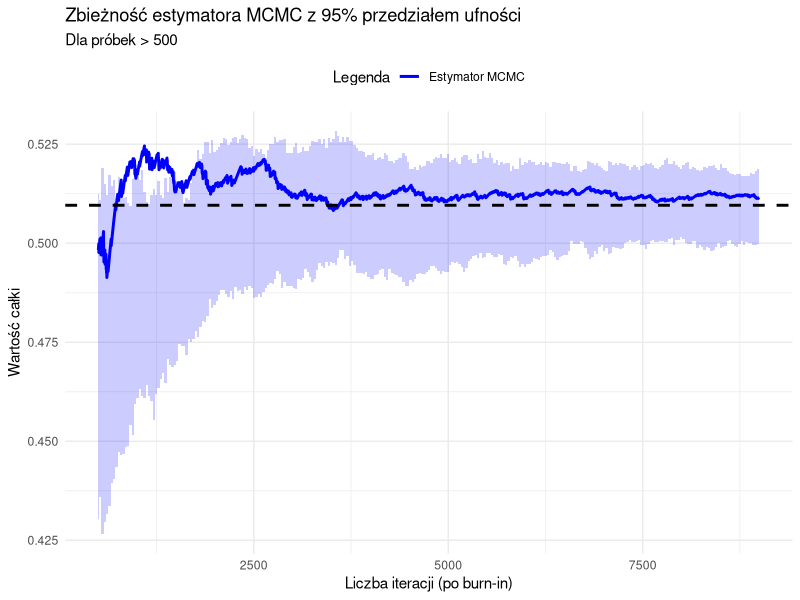
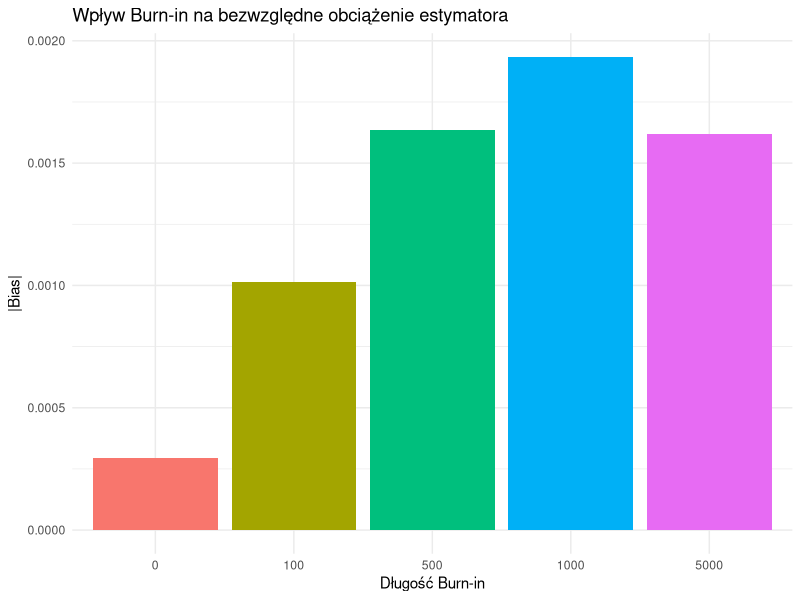
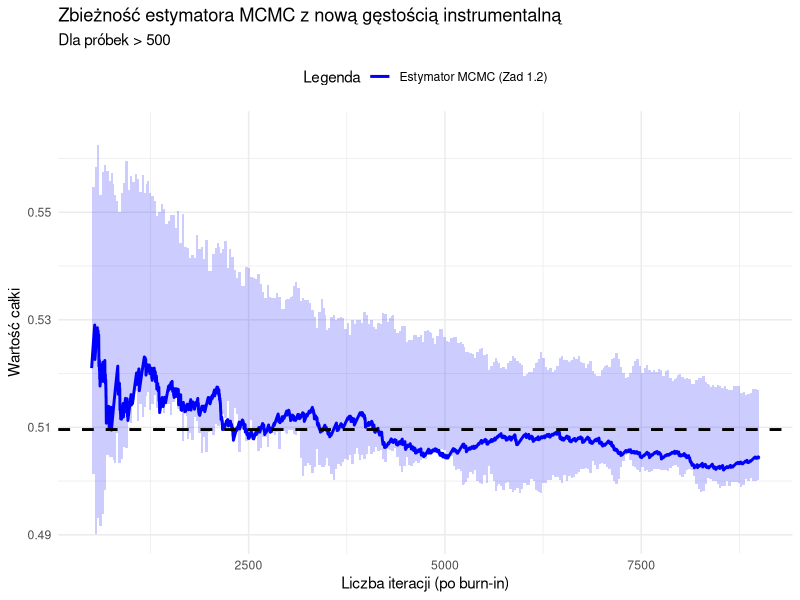
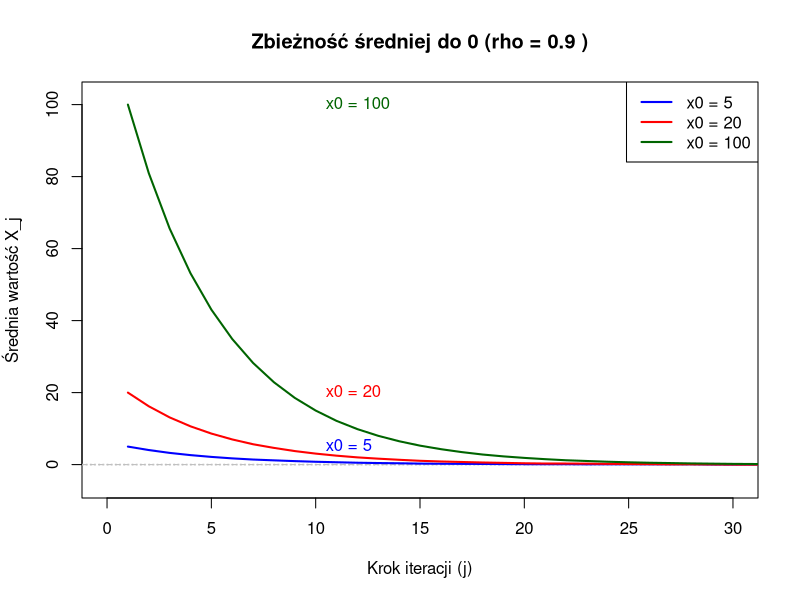
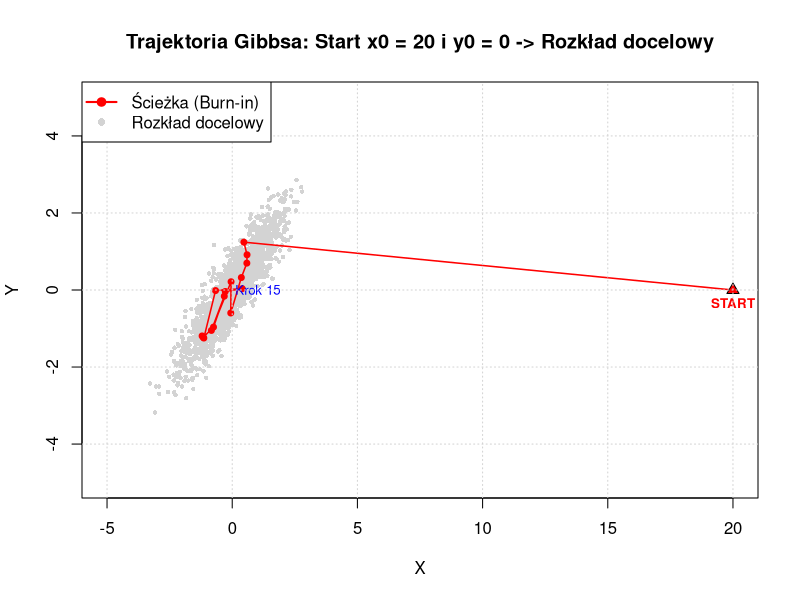
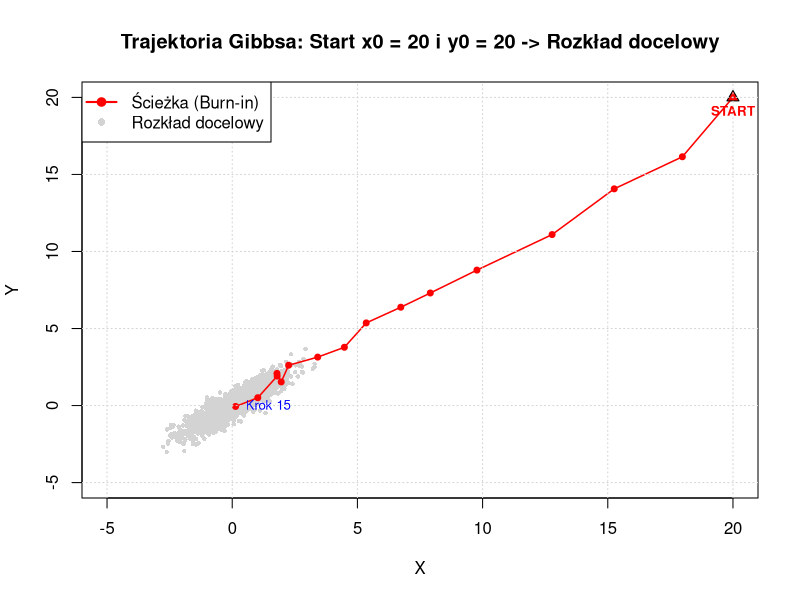
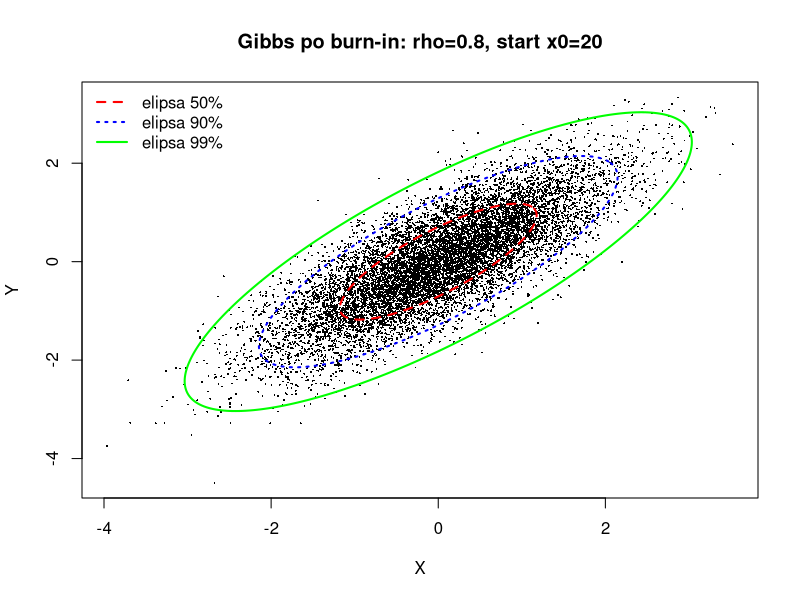
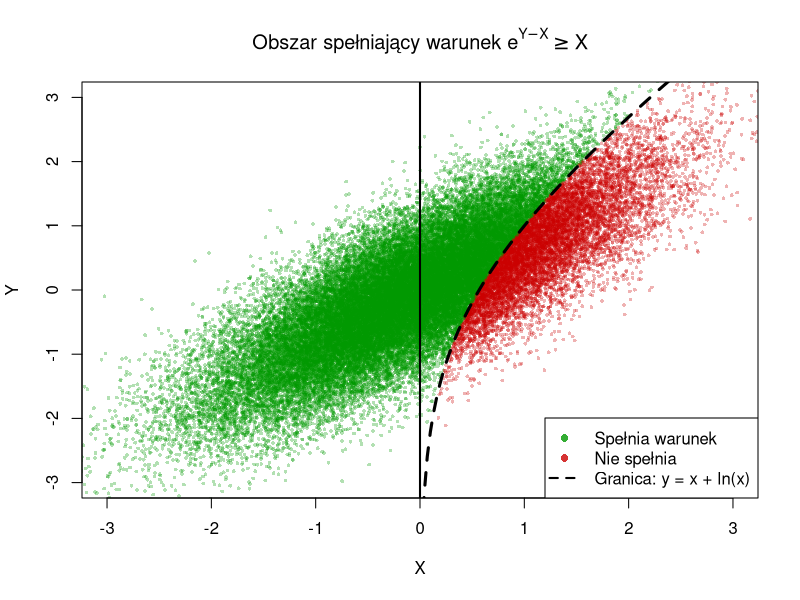

Recreate these plots in R, in order.
## ---- chunk 1
library(knitr)
library(kableExtra)
library(ggplot2)
# Globalne ustawienia KNITR
opts_chunk$set(
echo = FALSE,       
warning = FALSE,     
message = FALSE,     
include = TRUE,  
dev = "cairo_pdf",

# Ustawienia Figur i Tabel
fig.align = "center",  
fig.width = 6.5,       
fig.height = 4.5,     
fig.pos = "H",
out.width = "80%",     
dpi = 300,             
  
# Ustawienia cache 
cache = TRUE,
cache.lazy = TRUE
)

# Ustawienie globalnego ziarna
set.seed(2137)
## ---- chunk 2
library(ggplot2)
set.seed(123) 

# Funkcja podcałkowa h(x)
h_x <- function(x) {
  (sqrt(abs(x)) * cos(x)) / (1 + 2*x^2)^(5/3)
}

# Gęstość docelowa (nieznormalizowana)
target_f1 <- function(x) {
  return( (sqrt(abs(x)) * abs(cos(x))) / (1 + 2*x^2)^(5/3) )
}

# Gęstość instrumentalna g(y|x)
prop_g_density <- function(y, x_given) {
  gamma <- 1/sqrt(abs(x_given))
  return( dcauchy(y, location = 0, scale = gamma) )
}

# Generowanie z rozkładu instrumentalnego
prop_g_sample <- function(x_given) {
  gamma <- 1/sqrt(abs(x_given))
  return( rcauchy(1, location = 0, scale = gamma) )
}

# Obliczenie teoretycznej wartości całki i stałej normalizującej M_f
integral_f1 <- integrate(target_f1, lower = -Inf, upper = Inf)$value
M_f <- 1 / integral_f1
True_I <- integrate(h_x, lower = -Inf, upper = Inf)$value
## ---- chunk 3
run_metropolis_hastings <- function(n_sim, x0 = 1) {
  chain <- numeric(n_sim)
  chain[1] <- x0
  
  for (i in 2:n_sim) {
    x_curr <- chain[i-1]
    
    #  Generowanie propozycji y z g(y|x)
    y_prop <- prop_g_sample(x_curr)
    
    # Obliczenie stosunku akceptacji
    num <- target_f1(y_prop) * prop_g_density(x_curr, y_prop)
    den <- target_f1(x_curr) * prop_g_density(y_prop, x_curr)
    
    # Zabezpieczenie przed dzieleniem przez zero
    if (is.na(den) || den == 0) {
      ratio <- 1 # Akceptujemy, jeśli poprzedni stan miał gęstość 0
    } else {
      ratio <- num / den
    }
    
    alpha <- min(1, ratio)
    
    # Decyzja o akceptacji
    u <- runif(1)
    if (u <= alpha) {
      chain[i] <- y_prop
    } else {
      chain[i] <- x_curr
    }
  }
  
  return(list(chain = chain))
}
## ---- chunk 4
set.seed(123)
calc_mcmc_ci <- function(chain, burn_in, M_f, k_blocks = 30) {
  # Usunięcie burn-in
  valid_chain <- chain[(burn_in + 1):length(chain)]
  n <- length(valid_chain)
  
  # Przekształcenie na wartości, które uśredniamy: sgn(cos(X)) / M_f
  vals <- sign(cos(valid_chain)) / M_f
  
  # Podział na bloki (Metoda średnich blokowych)
  block_size <- floor(n / k_blocks)
  
  # Odcinamy końcówkę, żeby bloki były równe
  vals_trimmed <- vals[1:(k_blocks * block_size)]
  
  # Tworzymy macierz, gdzie każda kolumna to jeden blok
  blocks_matrix <- matrix(vals_trimmed, nrow = block_size, ncol = k_blocks)
  
  # 4. Obliczenie średnich w blokach (Y_1, ..., Y_k)
  block_means <- colMeans(blocks_matrix)
  
  # 5. Statystyka na średnich blokowych
  grand_mean <- mean(block_means) # Estymator punktowy
  
  # Wariancja próbkowa średnich blokowych
  S2_blocks <- var(block_means)
  
  # Błąd standardowy estymatora
  SE <- sqrt(S2_blocks / k_blocks)
  
  # 6. Przedział ufności (z CTG dla średnich blokowych)
  alpha <- 0.05
  z_val <- qnorm(1 - alpha/2)
  
  ci_lower <- grand_mean - z_val * SE
  ci_upper <- grand_mean + z_val * SE
  
  return(data.frame(
    Estimate = grand_mean,
    SE = SE,
    CI_Lower = ci_lower,
    CI_Upper = ci_upper
  ))
}
## ---- chunk 5
set.seed(123)
N <- 10000
burn_in_vis <- 1000
sample_threshold <- 500 # Minimalny rozmiar próbki

# Generowanie łańcucha
res <- run_metropolis_hastings(N, x0 = 1)
chain <- res$chain

# Obliczanie estymat narastająco 
valid_chain <- chain[(burn_in_vis+1):N]
vals <- sign(cos(valid_chain)) / M_f
n_seq <- 1:length(vals)

# Średnia skumulowana
cum_means <- cumsum(vals) / n_seq

# Obliczenie CI dla każdego punktu w czasie (metoda średnich blokowych)
ci_results <- t(sapply(n_seq, function(i) {
  res <- calc_mcmc_ci(chain[1:i], burn_in = 0, M_f)

  return(c(res$CI_Lower, res$CI_Upper))
}))

# Tworzenie ramki danych do wykresu
plot_data <- data.frame(
  Iteration = n_seq,
  CumulativeMean = cum_means,
  LowerCI = ci_results[, 1],
  UpperCI = ci_results[, 2]
)

# Filtrowanie danych
plot_data_filtered <- plot_data[plot_data$Iteration > sample_threshold, ]

# Wykres
ggplot(plot_data_filtered, aes(x = Iteration)) +
  geom_line(aes(y = CumulativeMean, colour = "Estymator MCMC"), size = 1) +
  geom_ribbon(aes(ymin = LowerCI, ymax = UpperCI), alpha = 0.2, fill = "blue") +
  geom_hline(yintercept = True_I, linetype = "dashed", size = 1) +
  scale_colour_manual(name = "Legenda", values = c("Estymator MCMC" = "blue", "Prawdziwa wartość" = "red")) +
  labs(
    title = "Zbieżność estymatora MCMC z 95% przedziałem ufności",
    subtitle = paste("Dla próbek >", sample_threshold),
    x = "Liczba iteracji (po burn-in)",
    y = "Wartość całki"
  ) +
  theme_minimal() +
  theme(legend.position = "top")

## ---- chunk 6
set.seed(123)
burn_in_values <- c(0, 100, 500, 1000, 5000)
results <- data.frame()

# Używamy tego samego długiego łańcucha, przycinając go w różnym stopniu
for (b in burn_in_values) {
  if (b < N) {
    est <- calc_mcmc_ci(chain, b, M_f)
    
    bias <- est$Estimate - True_I
    
    results <- rbind(results, data.frame(
      BurnIn = as.factor(b), 
      Estimate = est$Estimate,
      Bias = bias,
      AbsBias = abs(bias),
      CI_Width = est$CI_Upper - est$CI_Lower
    ))
  }
}

# Wizualizacja Biasu
ggplot(results, aes(x = BurnIn, y = AbsBias, fill = BurnIn)) +
  geom_bar(stat = "identity", show.legend = FALSE) +
  labs(
    title = "Wpływ Burn-in na bezwzględne obciążenie estymatora",
    x = "Długość Burn-in",
    y = "|Bias|"
  ) +
  theme_minimal()
## ---- chunk 7
set.seed(123)
# Nowa gęstość instrumentalna g_tilde(y)
# Jest to jądro rozkładu t-Studenta.
# g_tilde(y) propto 1 / (1 + 2*y^2)^(4/3)
# Odpowiada to rozkładowi t-Studenta z nu = 5/3 i skalą sigma = sqrt(3/10)
g_tilde_density <- function(y) {
  nu <- 5/3
  sigma <- sqrt(3/10)
  # Używamy dt() z przeskalowaniem, aby uzyskać gęstość dla niestandardowego rozkładu t
  return(dt(y / sigma, df = nu) / sigma)
}

# Funkcja do próbkowania z g_tilde(y)
g_tilde_sample <- function() {
  nu <- 5/3
  sigma <- sqrt(3/10)
  return(rt(1, df = nu) * sigma)
}
## ---- chunk 8
set.seed(123)
# Algorytm Metropolisa-Hastingsa z niezależną propozycją
run_independent_mh <- function(n_sim, x0 = 1) {
  chain <- numeric(n_sim)
  chain[1] <- x0
  
  for (i in 2:n_sim) {
    x_curr <- chain[i-1]
    
    # Generowanie propozycji y z g_tilde(y) (niezależnie od x_curr)
    y_prop <- g_tilde_sample()
    
    # Obliczenie stosunku akceptacji
    
    num <- target_f1(y_prop) * g_tilde_density(x_curr)
    den <- target_f1(x_curr) * g_tilde_density(y_prop)
    
    if (is.na(den) || den == 0) {
      ratio <- 0
    } else {
      ratio <- num / den
    }
    
    alpha <- min(1, ratio)
    
    # Decyzja o akceptacji
    u <- runif(1)
    if (u <= alpha) {
      chain[i] <- y_prop
    } else {
      chain[i] <- x_curr
    }
  }
  
  return(list(chain = chain))
}
## ---- chunk 9
set.seed(123)
N_task2 <- 10000
burn_in_task2 <- 1000
sample_threshold_task2 <- 500

# Generowanie łańcucha
res_task2 <- run_independent_mh(N_task2, x0 = 1)
chain_task2 <- res_task2$chain

# Obliczanie estymat narastająco
valid_chain_task2 <- chain_task2[(burn_in_task2+1):N_task2]
vals_task2 <- sign(cos(valid_chain_task2)) / M_f
n_seq_task2 <- 1:length(vals_task2)

cum_means_task2 <- cumsum(vals_task2) / n_seq_task2

# Obliczenie CI
ci_results_task2 <- t(sapply(n_seq_task2, function(i) {
  if (i < 30) return(c(NA, NA))
  res <- try(calc_mcmc_ci(chain_task2[1:i], burn_in = 0, M_f), silent = TRUE)
  if (inherits(res, "try-error")) return(c(NA, NA))
  return(c(res$CI_Lower, res$CI_Upper))
}))

# Ramka danych do wykresu
plot_data_task2 <- data.frame(
  Iteration = n_seq_task2,
  CumulativeMean = cum_means_task2,
  LowerCI = ci_results_task2[, 1],
  UpperCI = ci_results_task2[, 2]
)

# Filtrowanie
plot_data_filtered_task2 <- plot_data_task2[plot_data_task2$Iteration > sample_threshold_task2, ]

# Wykres
ggplot(plot_data_filtered_task2, aes(x = Iteration)) +
  geom_line(aes(y = CumulativeMean, colour = "Estymator MCMC (Zad 1.2)"), size = 1) +
  geom_ribbon(aes(ymin = LowerCI, ymax = UpperCI), alpha = 0.2, fill = "blue") +
  geom_hline(yintercept = True_I, linetype = "dashed", size = 1) +
  scale_colour_manual(name = "Legenda", values = c("Estymator MCMC (Zad 1.2)" = "blue", "Prawdziwa wartość" = "red")) +
  labs(
    title = "Zbieżność estymatora MCMC z nową gęstością instrumentalną",
    subtitle = paste("Dla próbek >", sample_threshold_task2),
    x = "Liczba iteracji (po burn-in)",
    y = "Wartość całki"
  ) +
  theme_minimal() +
  theme(legend.position = "top")
## ---- chunk 10
gibbs_bvn_systematic <- function(n, rho, x0 = 0, y0 = NULL,
                                 burnin = 0, thin = 1) {
  stopifnot(n >= 1)
  stopifnot(is.numeric(rho), length(rho) == 1, rho > 0, rho < 1)
  stopifnot(burnin >= 0, thin >= 1)

  sigma <- sqrt(1 - rho^2)

  if (is.null(y0)) {
    y0 <- rnorm(1, mean = rho * x0, sd = sigma)
  }

  X <- numeric(n + 1)
  Y <- numeric(n + 1)
  X[1] <- x0
  Y[1] <- y0

  for (j in 1:n) {
    X[j + 1] <- rnorm(1, mean = rho * Y[j], sd = sigma)      
    Y[j + 1] <- rnorm(1, mean = rho * X[j + 1], sd = sigma)  
  }

  out <- cbind(X = X, Y = Y)

  start_idx <- burnin + 1
  if (start_idx > n + 1) stop("burnin jest za duży względem n.")
  out <- out[start_idx:(n + 1), , drop = FALSE]
  out <- out[seq(1, nrow(out), by = thin), , drop = FALSE]

  return(out)
}

## ---- chunk 11
rho <- 0.9          
start_points <- c(5, 20, 100) 
epsilon <- 0.1       
n_chains <- 1000     
n_steps <- 150       

calc_theoretical_burnin <- function(x0, rho, eps) {
  return((log(eps) - log(abs(x0))) / (2 * log(rho)))
}

colors <- c("blue", "red", "darkgreen")
plot(NULL, xlim = c(0, 30), ylim = c(-5, 102), 
     xlab = "Krok iteracji (j)", ylab = "Średnia wartość X_j",
     main = paste("Zbieżność średniej do 0 (rho =", rho, ")"))
abline(h = 0, lty = 2, col = "gray")     
abline(h = c(epsilon, -epsilon), lty = 3, col = "gray") 

results <- data.frame(Start=numeric(), BurnIn_Empiryczny=numeric(), BurnIn_Teoretyczny=numeric())

for (k in 1:length(start_points)) {
  x0 <- start_points[k]
  
  X_paths <- matrix(NA, nrow = n_chains, ncol = n_steps)
  X_paths[, 1] <- x0 
  
  sd_cond <- sqrt(1 - rho^2) 
  
  current_x <- rep(x0, n_chains)
  
  for (j in 2:n_steps) {
    current_y <- rnorm(n_chains, mean = rho * current_x, sd = sd_cond)
    
    current_x <- rnorm(n_chains, mean = rho * current_y, sd = sd_cond)
    
    X_paths[, j] <- current_x
  }
  
  mean_path <- colMeans(X_paths)
  
  lines(1:n_steps, mean_path, col = colors[k], lwd = 2)
  text(x = 10, y = x0, labels = paste("x0 =", x0), col = colors[k], pos = 4)
  
  burn_in_step <- which(abs(mean_path) < epsilon)[1]
  
  theoretical_step <- calc_theoretical_burnin(x0, rho, epsilon)
  
  results[k, ] <- c(x0, burn_in_step, round(theoretical_step, 2))
}
kable(results, 
      digits = 2,                                
      col.names = c("Punkt Startowy (x0)",       
                    "Burn-In Empiryczny", 
                    "Burn-In Teoretyczny"), 
      caption = paste("Wyniki zbieżności łańcucha, próg tolerancji epsilon =", epsilon),
      align = 'c')                               
legend("topright", legend=paste("x0 =", start_points), col=colors, lwd=2)
## ---- chunk 12
rho <- 0.9
x0_val <- 20
n_path <- 15        
n_cloud <- 2000     

full_chain <- gibbs_bvn_systematic(n = n_path + n_cloud, 
                                   rho = rho, 
                                   x0 = x0_val, 
                                   y0 = 0,
                                   burnin = 0, 
                                   thin = 1)

path_data <- full_chain[1:(n_path + 1), ]

cloud_data <- full_chain[(n_path + 2):nrow(full_chain), ]

x_limits <- range(c(full_chain[, "X"], -5, 5))
y_limits <- range(c(full_chain[, "Y"], -5, 5))

plot(NULL, xlim = x_limits, ylim = y_limits,
     xlab = "X", ylab = "Y",
     main = paste("Trajektoria Gibbsa: Start x0 =", x0_val, "i y0 = 0 -> Rozkład docelowy"))

points(cloud_data[, "X"], cloud_data[, "Y"], 
       col = "lightgray", pch = 16, cex = 0.6)

lines(path_data[, "X"], path_data[, "Y"], col = "red", lwd = 1.5)
points(path_data[, "X"], path_data[, "Y"], col = "red", pch = 19, cex = 0.8)

text(path_data[1, "X"], path_data[1, "Y"], labels = "START", 
     pos = 1, col = "red", font = 2, cex = 0.8)
points(path_data[1, "X"], path_data[1, "Y"], col = "black", bg="red", pch = 24, cex = 1.2)

text(path_data[nrow(path_data), "X"], path_data[nrow(path_data), "Y"], 
     labels = paste("Krok", n_path), pos = 4, col = "blue", cex = 0.8)
grid()
legend("topleft", 
       legend = c("Ścieżka (Burn-in)", "Rozkład docelowy"), 
       col = c("red", "lightgray"), 
       lty = c(1, NA), pch = c(19, 16), lwd = c(2, NA))


## ---- chunk 13
rho <- 0.9
x0_val <- 20
n_path <- 15        
n_cloud <- 2000     

full_chain <- gibbs_bvn_systematic(n = n_path + n_cloud, 
                                   rho = rho, 
                                   x0 = x0_val, 
                                   y0 = 20,
                                   burnin = 0, 
                                   thin = 1)

path_data <- full_chain[1:(n_path + 1), ]

cloud_data <- full_chain[(n_path + 2):nrow(full_chain), ]

x_limits <- range(c(full_chain[, "X"], -5, 5))
y_limits <- range(c(full_chain[, "Y"], -5, 5))

plot(NULL, xlim = x_limits, ylim = y_limits,
     xlab = "X", ylab = "Y",
     main = paste("Trajektoria Gibbsa: Start x0 =", x0_val, "i y0 = 20 -> Rozkład docelowy"))

points(cloud_data[, "X"], cloud_data[, "Y"], 
       col = "lightgray", pch = 16, cex = 0.6)

lines(path_data[, "X"], path_data[, "Y"], col = "red", lwd = 1.5)
points(path_data[, "X"], path_data[, "Y"], col = "red", pch = 19, cex = 0.8)

text(path_data[1, "X"], path_data[1, "Y"], labels = "START", 
     pos = 1, col = "red", font = 2, cex = 0.8)
points(path_data[1, "X"], path_data[1, "Y"], col = "black", bg="red", pch = 24, cex = 1.2)

text(path_data[nrow(path_data), "X"], path_data[nrow(path_data), "Y"], 
     labels = paste("Krok", n_path), pos = 4, col = "blue", cex = 0.8)
grid()
legend("topleft", 
       legend = c("Ścieżka (Burn-in)", "Rozkład docelowy"), 
       col = c("red", "lightgray"), 
       lty = c(1, NA), pch = c(19, 16), lwd = c(2, NA))
## ---- chunk 14
set.seed(123)

rho <- 0.8
x0  <- 20
n   <- 60000
burnin <- 5000
thin   <- 5

samp <- gibbs_bvn_systematic(n = n, rho = rho, x0 = x0, burnin = burnin, thin = thin)

Sigma <- matrix(c(1, rho,
                  rho, 1), nrow = 2, byrow = TRUE)
rownames(Sigma) <- c("X", "Y")
colnames(Sigma) <- c("X", "Y")

mu_hat <- colMeans(samp)
S_hat  <- cov(samp)
cor_hat <- cor(samp[, "X"], samp[, "Y"])

kable(S_hat, 
      digits = 4, 
      caption = "Empiryczna macierz kowariancji",
      align = 'c')

kable(Sigma, 
      digits = 4, 
      caption = "Teoretyczna macierz kowariancji",
      align = 'c')
## ---- chunk 15
plot(samp[, "X"], samp[, "Y"], pch = 16, cex = 0.25,
     main = paste0("Gibbs po burn-in: rho=", rho, ", start x0=", x0),
     xlab = "X", ylab = "Y")

add_ellipse <- function(Sigma, p = 0.95, n = 300, ...) {
  ev <- eigen(Sigma, symmetric = TRUE)
  Q <- ev$vectors
  Ls <- diag(sqrt(ev$values))
  r <- sqrt(qchisq(p, df = 2))
  t <- seq(0, 2*pi, length.out = n)
  circle <- rbind(cos(t), sin(t))
  ell <- Q %*% Ls %*% circle * r
  lines(ell[1,], ell[2,], ...)
}

add_ellipse(Sigma, p = 0.50, lwd = 2, lty = 2, col = "red")
add_ellipse(Sigma, p = 0.90, lwd = 2, lty = 3, col = "blue")
add_ellipse(Sigma, p = 0.99, lwd = 2, lty = 1, col = "green")

legend("topleft",
       legend = c("elipsa 50%", "elipsa 90%", "elipsa 99%"),
       lty = c(2, 3, 1), lwd = 2,
       col = c("red", "blue", "green"),
       bty = "n")
## ---- chunk 16
set.seed(123)
rho_sim <- 0.8
n_sim   <- 50000
burnin  <- 2000
thin    <- 1

samp <- gibbs_bvn_systematic(n = n_sim, rho = rho_sim, x0 = 0, burnin = burnin, thin = thin)

condition_met <- exp(samp[, "Y"] - samp[, "X"]) >= samp[, "X"]

prob_est <- mean(condition_met)

se_est <- sqrt((prob_est * (1 - prob_est)) / length(condition_met))

integrand <- function(x, r) {
  sd_c <- sqrt(1 - r^2)
  pnorm(x + log(x), mean = r*x, sd = sd_c, lower.tail = FALSE) * dnorm(x)
}

teoria_numeryczna <- 0.5 + integrate(integrand, lower = 0, upper = Inf, r = rho_sim)$value

results_df <- data.frame(
  Metoda = c("Symulacja Monte Carlo", "Teoretyczna (Całka numeryczna)"),
  Prawdopodobieństwo = c(prob_est, teoria_numeryczna),
  Błąd_Std = c(se_est, NA) 
)

kable(results_df, 
      digits = 4, 
      caption = paste("Porównanie wyników prawdopodobieństwa dla rho =", rho_sim),
      col.names = c("Metoda", "Wynik", "Błąd Std. (SE)"),
      align = 'c')
## ---- chunk 17
cols <- ifelse(condition_met, rgb(0, 0.6, 0, 0.3), rgb(0.8, 0, 0, 0.3))

plot(samp[, "X"], samp[, "Y"], 
     col = cols, pch = 16, cex = 0.5,
     main = expression(paste("Obszar spełniający warunek ", e^{Y-X} >= X)),
     xlab = "X", ylab = "Y",
     xlim = c(-3, 3), ylim = c(-3, 3))

curve(x + log(x), from = 0.01, to = 3, add = TRUE, col = "black", lwd = 3, lty = 2)

abline(v = 0, col = "black", lwd = 2)

legend("bottomright", 
       legend = c("Spełnia warunek", "Nie spełnia", "Granica: y = x + ln(x)"),
       col = c(rgb(0, 0.6, 0, 0.8), rgb(0.8, 0, 0, 0.8), "black"),
       pch = c(16, 16, NA), lty = c(NA, NA, 2), lwd = c(NA, NA, 2))
## ---- chunk 18
set.seed(123)
m<-25000 # Liczba niezależnych próbek do wygenerowania

# Poziomy istotności
alpha1 <- 0.1
alpha2 <- 0.05
alpha_list <- c(alpha1, alpha2)

# Rozmiary prób
n1 <- 10
n2 <- 100
n3 <- 500
n_list <- c(n1, n2, n3)

estimate.ks.p.value <- function(n, alpha = 0.05){
  x<-matrix(rnorm(m*n), nrow=m)
  diff_x<- t(apply(x, 1, function(row) {
    row_s <-sort(row)
    F_emp <- ecdf(row_s)(row_s)
    F0 <- pnorm(row_s)
    c(max(abs(F_emp[1:(n-1)] - F0[1:(n-1)]),abs(F0[2:n] - F_emp[1:(n-1)])),1-F_emp[n])
  }))
  D<-apply(diff_x, 1, max)
  emp_kryt<-quantile(D, probs=1-alpha)
  
  return(emp_kryt)
}
p.values.ks.results <- matrix(
  nrow = length(alpha_list),
  ncol = length(n_list)
)

rownames(p.values.ks.results) <- paste("alpha =", alpha_list)
colnames(p.values.ks.results) <- paste("n =", n_list)

for (i in 1:length(alpha_list)){
  for (j in 1:length(n_list)){
    alpha <- alpha_list[i]
    n <- n_list[j]
    
    p.value <- estimate.ks.p.value(n, alpha)
    
    p.values.ks.results[i,j] <- round(p.value, 4)
  }
}
## ---- chunk 19
p.values.ks.results %>%
kbl(
  caption = "(\\#tab:estimate-p-value-ks-results)Wartości krytyczne testu normalności Kołmogorowa-Smirnova oszacowane metodami Monte Carlo",
  format = "latex",
  booktabs = TRUE,
  digits = 3,
  escape = FALSE,
  align = "lcccccc",
  row.names = TRUE
) %>%
kable_styling(
  latex_options = c("striped", "hold_position"),
  font_size = 10,      
  full_width = FALSE
)
## ---- chunk 20
set.seed(123)
# Poziomy istotności
alpha1 <- 0.1
alpha2 <- 0.05
alpha_list <- c(alpha1, alpha2)

# Rozmiary prób
n1 <- 10
n2 <- 100
n3 <- 500
n_list <- c(n1, n2, n3)

estimate.sw.p.value <- function(n, alpha = 0.05){
  # Generowanie macierzy prób 
  x <- matrix(rnorm(m*n), nrow=m)
  
  # Obliczanie statystyki W
  W <- apply(x, 1, function(row) {
    shapiro.test(row)$statistic
  })
  
  # Wyznaczanie wartości krytycznej.
  emp_kryt <- quantile(W, probs=alpha)
  
  return(emp_kryt)
}

p.values.sw.results <- matrix(
  nrow = length(alpha_list),
  ncol = length(n_list)
)

rownames(p.values.sw.results) <- paste("alpha =", alpha_list)
colnames(p.values.sw.results) <- paste("n =", n_list)

for (i in 1:length(alpha_list)){
  for (j in 1:length(n_list)){
    alpha <- alpha_list[i]
    n <- n_list[j]
    
    emp_kryt <- estimate.sw.p.value(n, alpha)
    
    p.values.sw.results[i,j] <- round(emp_kryt, 4)
  }
}
## ---- chunk 21
p.values.sw.results %>%
kbl(
  caption = "(\\#tab:estimate-p-value-sw-results)Wartości krytyczne testu normalności Shapiro-Wilka oszacowane metodami Monte Carlo dla różnych poziomów istotności oraz rozmiarów próby",
  format = "latex",
  booktabs = TRUE,
  digits = 3,
  escape = FALSE,
  align = "lcccccc",
  row.names = TRUE
) %>%
kable_styling(
  latex_options = c("striped", "hold_position"),
  font_size = 10,      
  full_width = FALSE
)
## ---- chunk 22
set.seed(123)
X1<-matrix(rbeta(m*max(n_list),2,2), nrow=m)

estimate.ks.power <- function(n, i,j){
  x1<-X1[, 1:n]

diff_x1<- t(apply(x1, 1, function(row) {
  row_s <-sort(row)
  F_emp <- ecdf(row_s)(row_s)
  F0 <- pnorm(row_s)
  c(max(abs(F_emp[1:(n-1)] - F0[1:(n-1)]),abs(F0[2:n] - F_emp[1:(n-1)])),1-F_emp[n])
}))
  D1<-apply(diff_x1, 1, max)
  emp_kryt <- p.values.ks.results[i,j]
  
  D1_pow<-sapply(D1,function(x) {x>emp_kryt})
  pow<-mean(D1_pow)
  
  return(pow)
}

powers.ks.results <- matrix(
  nrow = length(alpha_list),
  ncol = length(n_list)
)

rownames(powers.ks.results) <- paste("alpha =", alpha_list)
colnames(powers.ks.results) <- paste("n =", n_list)

for (i in 1:length(alpha_list)){
  for (j in 1:length(n_list)){
    alpha <- alpha_list[i]
    n <- n_list[j]
    
    pow <- estimate.ks.power(n,i,j)
    
    powers.ks.results[i,j] <- round(pow, 4)
  }
}
## ---- chunk 23
powers.ks.results %>%
kbl(
  caption = "(\\#tab:estimate-power-ks-results)Moce testu normalności Kolmogorowa-Smirnova oszacowane metodami Monte Carlo dla różnych poziomów istotności oraz rozmiarów próby",
  format = "latex",
  booktabs = TRUE,
  digits = 3,
  escape = FALSE,
  align = "lcccccc",
  row.names = TRUE
) %>%
kable_styling(
  latex_options = c("striped", "hold_position"),
  font_size = 10,      
  full_width = FALSE
)
## ---- chunk 24
set.seed(123)
X1<-matrix(rbeta(m*max(n_list),2,2), nrow=m)

estimate.sw.power <- function(n, i,j){
  x1<-X1[, 1:n]

diff_x1<- t(apply(x1, 1, function(row) {
  row_s <-sort(row)
  F_emp <- ecdf(row_s)(row_s)
  F0 <- pnorm(row_s)
  c(max(abs(F_emp[1:(n-1)] - F0[1:(n-1)]),abs(F0[2:n] - F_emp[1:(n-1)])),1-F_emp[n])
}))
  D1<-apply(diff_x1, 1, max)
  emp_kryt <- p.values.sw.results[i,j]
  
  D1_pow<-sapply(D1,function(x) {x<emp_kryt})
  pow<-mean(D1_pow)
  
  return(pow)
}

powers.sw.results <- matrix(
  nrow = length(alpha_list),
  ncol = length(n_list)
)

rownames(powers.sw.results) <- paste("alpha =", alpha_list)
colnames(powers.sw.results) <- paste("n =", n_list)

for (i in 1:length(alpha_list)){
  for (j in 1:length(n_list)){
    alpha <- alpha_list[i]
    n <- n_list[j]
    
    pow <- estimate.sw.power(n,i,j)
    
    powers.sw.results[i,j] <- round(pow, 4)
  }
}
## ---- chunk 25
powers.sw.results %>%
kbl(
  caption = "(\\#tab:estimate-power-sw-results)Moce testu normalności Shapiro-Wilka oszacowane metodami Monte Carlo dla różnych poziomów istotności oraz rozmiarów próby",
  format = "latex",
  booktabs = TRUE,
  digits = 3,
  escape = FALSE,
  align = "lcccccc",
  row.names = TRUE
) %>%
kable_styling(
  latex_options = c("striped", "hold_position"),
  font_size = 10,      
  full_width = FALSE
)
## ---- chunk 26
set.seed(42)

holder_table_func <- function(x) {
  x1 <- x[1]
  x2 <- x[2]
  
  term1 <- sin(x1) * cos(x2)
  term2 <- exp(abs(1 - sqrt(x1^2 + x2^2) / pi))
  
  return(-abs(term1 * term2))
}

simulated_annealing <- function(func, lower, upper, max_iter = 10000, 
                                T_start = 100, alpha = 0.99) {
  
  curr_pos <- runif(2, lower, upper)
  curr_val <- func(curr_pos)
  
  best_pos <- curr_pos
  best_val <- curr_val
  
  T_curr <- T_start
  
  path <- matrix(NA, nrow = max_iter, ncol = 2)
  
  for (i in 1:max_iter) {
    path[i, ] <- curr_pos
    
    step_size <- 1.0 * (T_curr / T_start) + 0.1
    new_pos <- curr_pos + rnorm(2, mean = 0, sd = step_size)
    new_pos[1] <- max(lower, min(upper, new_pos[1]))
    new_pos[2] <- max(lower, min(upper, new_pos[2]))
    
    new_val <- func(new_pos)
    
    delta <- new_val - curr_val
    
    if (delta < 0 || runif(1) < exp(-delta / T_curr)) {
      curr_pos <- new_pos
      curr_val <- new_val
      
      if (curr_val < best_val) {
        best_pos <- new_pos
        best_val <- new_val
      }
    }
    
    T_curr <- T_curr * alpha
  }
  
  return(list(best_pos = best_pos, best_val = best_val, path = path))
}

limits <- 10
result <- simulated_annealing(holder_table_func, -limits, limits, 
                              max_iter = 5000, T_start = 10, alpha = 0.995)


grid_seq <- seq(-limits, limits, length.out = 200)
z_vals <- outer(grid_seq, grid_seq, Vectorize(function(x, y) holder_table_func(c(x, y))))

pal <- hcl.colors(100, palette = "Inferno", rev = FALSE) 

image(grid_seq, grid_seq, z_vals, col = pal,
      main = "Optymalizacja: Funkcja Stołu Höldera",
      xlab = "x", ylab = "y")

contour(grid_seq, grid_seq, z_vals, add = TRUE, col = rgb(1,1,1,0.2), nlevels = 10, drawlabels = FALSE)

lines(result$path[,1], result$path[,2], col = "white", lwd = 1.5)

points(result$path[1,1], result$path[1,2], 
       pch = 21, bg = "green", col = "white", lwd = 2, cex = 1.8)
text(result$path[1,1], result$path[1,2], "Start", pos = 1, col = "green", font = 2)

points(result$best_pos[1], result$best_pos[2], 
       pch = 21, bg = "cyan", col = "white", lwd = 2, cex = 1.8)
text(result$best_pos[1], result$best_pos[2], "Minimum", pos = 2, col = "cyan", font = 2)

legend("topleft", legend = c("Start", "Minimum", "Ścieżka"),
       pch = c(21, 21, NA), pt.bg = c("green", "cyan", NA), 
       lty = c(NA, NA, 1), col = c("white", "white", "white"), lwd=c(1,1,2),
       bg = rgb(0,0,0,0.5), text.col = "white") 
